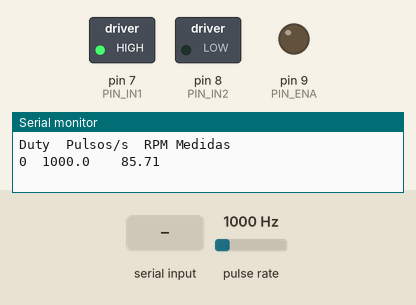
Bench run of a sketch on a simulated Arduino Uno, built with avr-gcc and run on an emulated ATmega328P. Parts: switched loads named in the sketch (green lamp = pin HIGH), output pins drawn as LEDs (lit = HIGH), the last lines printed to the serial monitor. Wiring (inferred from the names in the program): pulse sensor: data pin 2. Inputs (shaded band) come from the test bench; at power-on: pulse rate 1000 Hz.

Above: at 1.4 s.
1.5 s: "90,45\n" received over Serial
At 2.6 s:
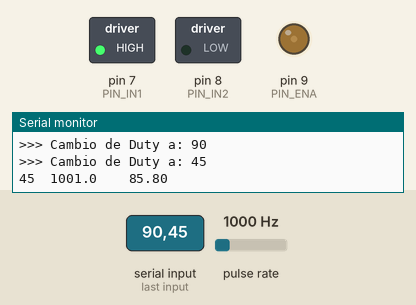
3.0 s: "30,150\n" received over Serial
At 3.8 s:
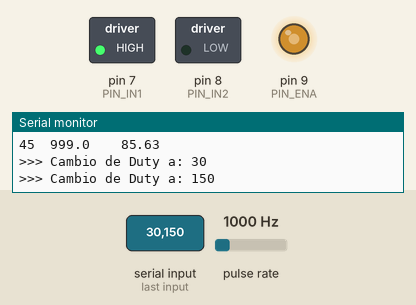
4.5 s: "200\n" received over Serial
At 4.8 s:
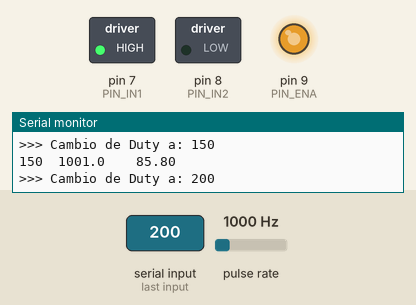
6.0 s: "90\n" received over Serial
At 7.1 s:
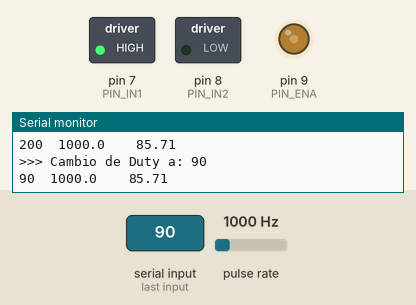
Timing chart, 0 to 8.5 s (numbered marks = the images above; inputs shaded):
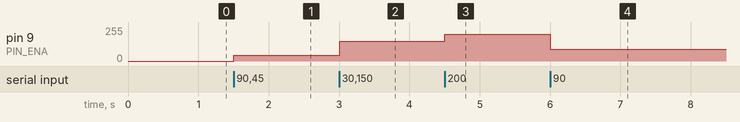

The sketch:

lab-07-reto-3.ino
```cpp
/*
 * lab-07-parte2-motor-driver.ino
 * Sesión 7 — Parte 2: Caracterización Duty vs RPM (Reto 3)
 *
 * Permite cambiar el ciclo de trabajo (duty) desde el Monitor Serie
 * enviando un número entre 0 y 255 (o ingresando valores predefinidos).
 */

const uint8_t PIN_ENA   = 9;    // Salida PWM a ENA del L298N
const uint8_t PIN_IN1   = 7;    // Dirección IN1
const uint8_t PIN_IN2   = 8;    // Dirección IN2
const uint8_t PIN_ENC_A = 2;    // D2 = INT0 (Canal A del encoder)

const float PULSOS_POR_REV = 700.0;
const unsigned long VENTANA_MS = 1000; // Ventana de 1 segundo

volatile unsigned long contadorPulsos = 0;
unsigned long tiempoAnterior = 0;
uint8_t dutyActual = 0;

void contarPulso() {
  contadorPulsos++;
}

void setup() {
  Serial.begin(9600);

  pinMode(PIN_ENA, OUTPUT);
  pinMode(PIN_IN1, OUTPUT);
  pinMode(PIN_IN2, OUTPUT);

  pinMode(PIN_ENC_A, INPUT_PULLUP);
  attachInterrupt(digitalPinToInterrupt(PIN_ENC_A), contarPulso, RISING);

  // Sentido de giro inicial (Avance)
  digitalWrite(PIN_IN1, HIGH);
  digitalWrite(PIN_IN2, LOW);
  analogWrite(PIN_ENA, dutyActual);

  Serial.println(F("=================================================="));
  Serial.println(F("  Reto 3: Caracterizacion de la Respuesta Duty-RPM  "));
  Serial.println(F("=================================================="));
  Serial.println(F("Instrucciones: Envia un valor de Duty (0 a 255) por el Monitor Serie."));
  Serial.println(F("--------------------------------------------------"));
  Serial.println(F("Duty\tPulsos/s\tRPM Medidas"));
}

void loop() {
  // Lectura de nuevo Duty enviado por el Monitor Serie
  if (Serial.available() > 0) {
    int nuevoDuty = Serial.parseInt();
    // Limpiar el buffer por si quedan saltos de linea
    while (Serial.available() > 0) Serial.read();

    if (nuevoDuty >= 0 && nuevoDuty <= 255) {
      dutyActual = (uint8_t)nuevoDuty;
      analogWrite(PIN_ENA, dutyActual);
      Serial.print(F(">>> Cambio de Duty a: "));
      Serial.println(dutyActual);
    }
  }

  unsigned long tiempoActual = millis();

  if (tiempoActual - tiempoAnterior >= VENTANA_MS) {
    // Lectura atómica dentro de la sección crítica
    noInterrupts();
    unsigned long pulsosEnVentana = contadorPulsos;
    contadorPulsos = 0;
    interrupts();

    // Cálculos
    float frecuenciaHz = (pulsosEnVentana * 1000.0) / VENTANA_MS;
    float rpm = (pulsosEnVentana / PULSOS_POR_REV) * (60000.0 / VENTANA_MS);

    // Salida tabulada para facilitar el registro
    Serial.print(dutyActual);
    Serial.print(F("\t"));
    Serial.print(frecuenciaHz, 1);
    Serial.print(F("\t\t"));
    Serial.println(rpm, 2);

    tiempoAnterior = tiempoActual;
  }
}
```

Measured:
- after the input at 1.5 s, pin 9 (PIN_ENA): 0/255 → 45/255 at once
- after the input at 3.0 s, pin 9 (PIN_ENA): 45/255 → 150/255 at once
- after the input at 4.5 s, pin 9 (PIN_ENA): 150/255 → 200/255 at once
- after the input at 6.0 s, pin 9 (PIN_ENA): 200/255 → 90/255 at once
